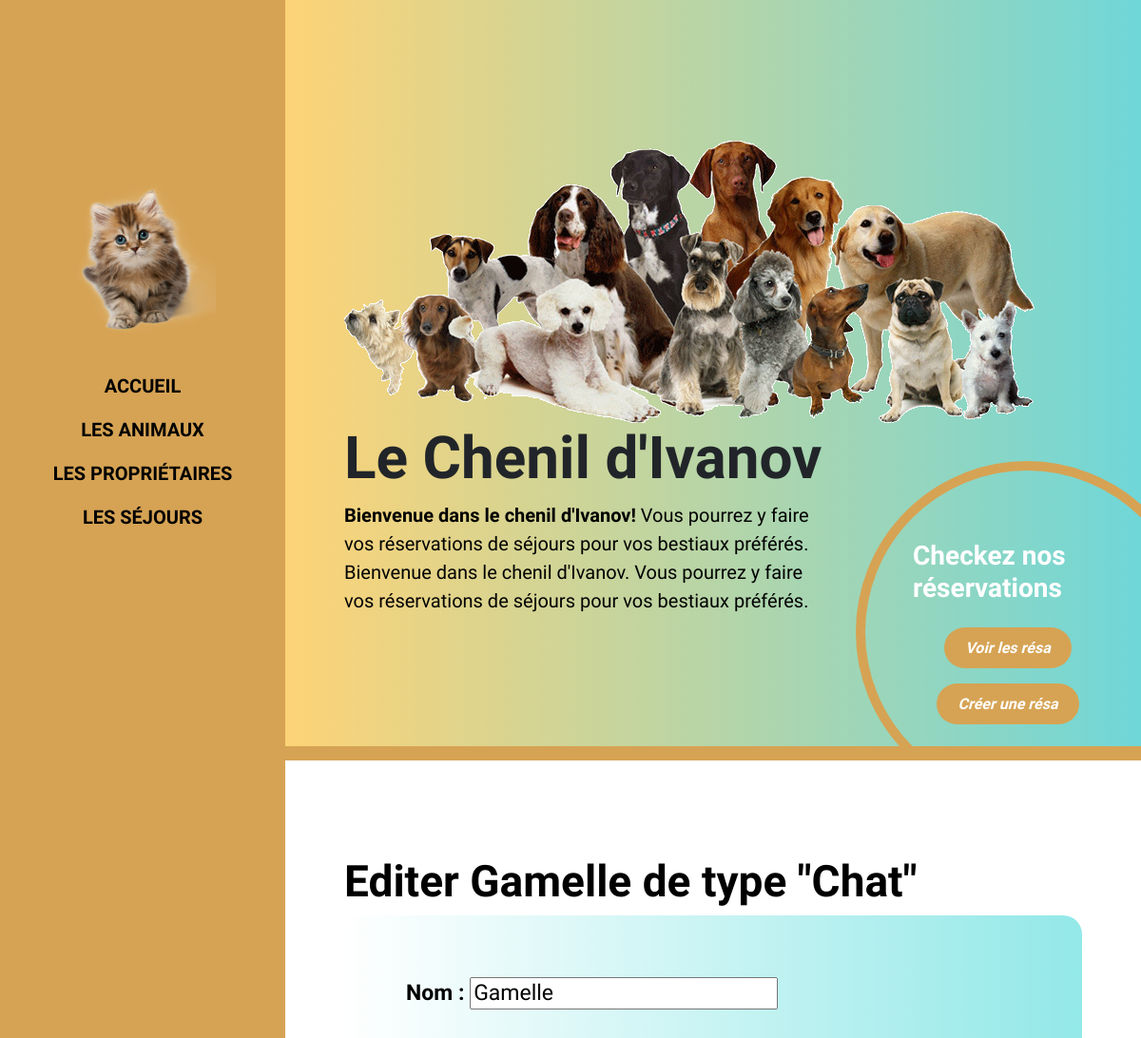
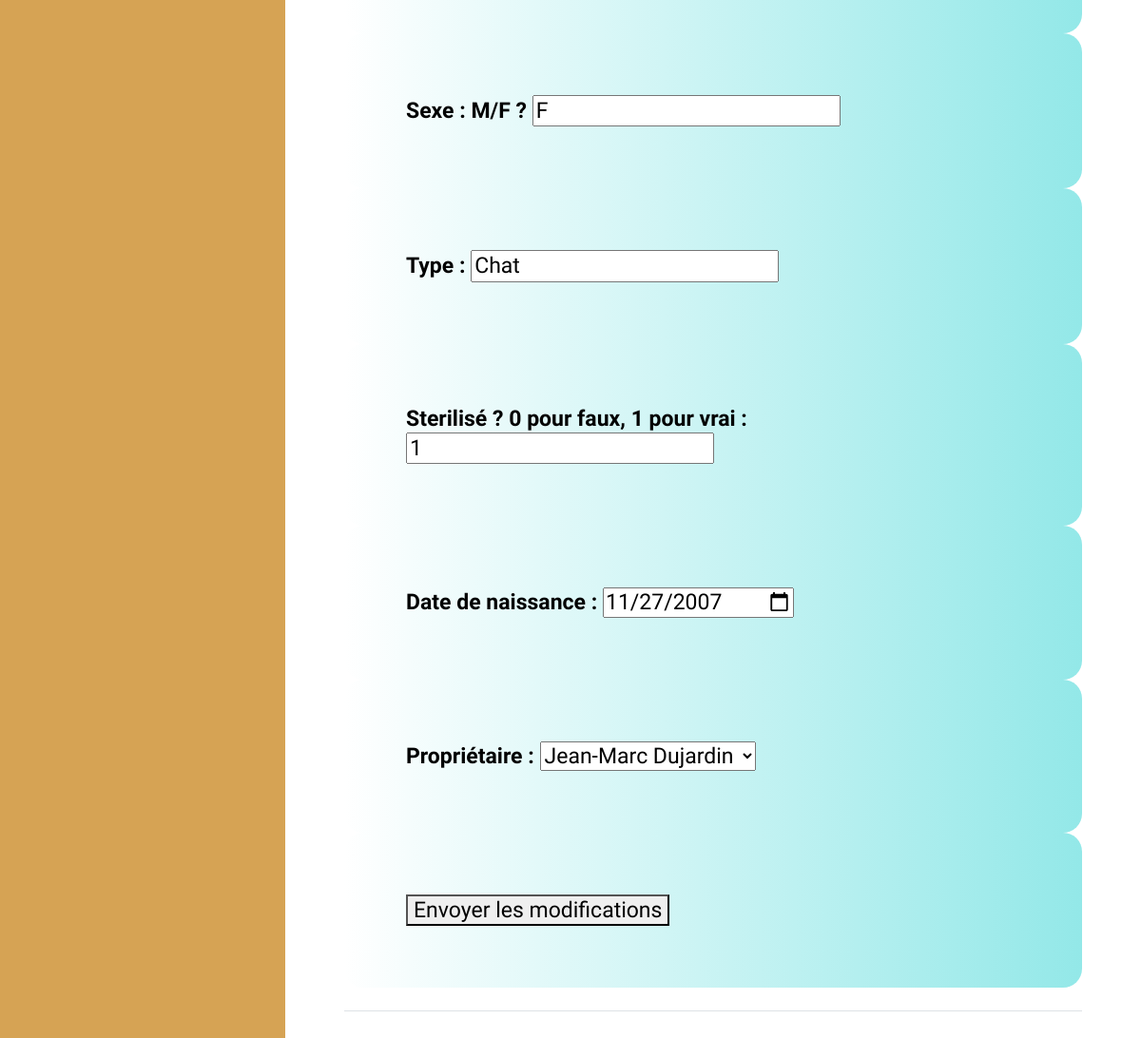
The page /animal/edit/2 on the database its author committed (2 pictures, top to bottom).
### tables this page shows
CREATE TABLE IF NOT EXISTS `animal` (
  `id` int(16) NOT NULL AUTO_INCREMENT,
  `nom` varchar(40) NOT NULL,
  `sexe` char(1) NOT NULL,
  `type` varchar(40) NOT NULL,
  `sterilise` tinyint(1) NOT NULL,
  `date_naissance` date DEFAULT NULL,
  `id_proprietaire` int(16) DEFAULT NULL,
  PRIMARY KEY (`id`),
  KEY `FK_id_proprietaire` (`id_proprietaire`)
);

### controllers/AnimalController.php (called while the page is built, shortened)
<?php
class AnimalController extends Controller {
    public function edit ($id)  {
       $animal = Animal::find($id);
       include('../views/animal/form.php');
    }
}

### models/dao/DAO.php (called while the page is built, shortened)
<?php
abstract class DAO implements DAOInterface {
    protected $db;
    protected $table;
    public function __construct ($table) {
        $this->table = $table;
        $this->db = new PDO('mysql:host=localhost;dbname=chenil', 'root', '');
        $this->db->setAttribute(PDO::ATTR_ERRMODE, PDO::ERRMODE_EXCEPTION);
    }
    public function fetch ($id) {
        $statement = $this->db->prepare("SELECT * FROM {$this->table} WHERE id=?");
        try {
            $statement->execute([$id]);
            $result = $statement->fetch(PDO::FETCH_ASSOC);
            if ($result) {
                return $this->create($result);
            }
            return false;
        } catch (PDOException $exception) {
            var_dump($exception);
            return false;
        }
    }
    public function fetch_all () {
        $statement = $this->db->prepare("SELECT * FROM {$this->table}");
        try {
            $statement->execute();
            $results = $statement->fetchAll(PDO::FETCH_ASSOC);
            if ($results) {
                $list = array();
                foreach($results as $result) {
                    array_push($list, $this->create($result));
                }
                return $list;
            }
            return false;
        } catch (PDOException $exception) {
            var_dump($exception);
        }
    }
}

### models/entities/Entity.php (called while the page is built, shortened)
<?php
abstract class Entity implements EntityInterface {
    public static function find ($id) {
        return (new static::$dao_name())->fetch($id);
    }
    public static function all () {
        return (new static::$dao_name())->fetch_all();
    }
}

### models/dao/AnimalDAO.php (called while the page is built, shortened)
<?php
class AnimalDAO extends DAO {
    public function create ($data) {
        if (!is_object($data)) {
            return new Animal(
                isset($data['id']) ? $data['id'] : 0,
                $data['nom'],
                $data['sexe'],
                $data['type'],
                $data['sterilise'],
                $data['date_naissance'],
                $data['id_proprietaire']
            );
        }
        return false;
    }
}

### models/entities/Animal.php (called while the page is built, shortened)
<?php
class Animal extends Entity {
    public function __construct ($id, $nom, $sexe, $type, $sterilise, $date_naissance, $id_proprietaire) {
        $this->id = $id;
        $this->nom = $nom;
        $this->sexe = $sexe;
        $this->type = $type;
        $this->sterilise = $sterilise;
        $this->date_naissance = $date_naissance;
    }
    public function __get ($prop) {
        if (property_exists($this, $prop)) {
            return $this->$prop;
        }
    }
}

### models/dao/ProprietaireDAO.php (called while the page is built, shortened)
<?php
class ProprietaireDAO extends DAO {
    public function create ($data) {
        if (!is_object($data)) {
            return new Proprietaire(
                isset($data['id']) ? $data['id'] : 0,
                $data['nom'],
                $data['prenom'],
                $data['date_naissance'],
                $data['email'],
                $data['telephone']
            );
        }
        return false;
    }
}

### models/entities/Proprietaire.php (called while the page is built, shortened)
<?php
class Proprietaire extends Entity {
    public function __construct ($id, $nom, $prenom, $date_naissance, $email, $telephone) {
        $this->id = $id;
        $this->nom = $nom;
        $this->prenom = $prenom;
    }
    public function __get ($prop) {
        if (property_exists($this, $prop)) {
            return $this->$prop;
        }
    }
}

### views/animal/form.php (the view, shortened to what this page needs)
<h2>Editer <?= $animal->nom ?> de type "<?= $animal->type ?>"<h2>
  <form action="/animal/update/<?= $animal->id ?>" method="post">
    <div>
      <label for="nom">Nom : </label>
      <input type="text" name="nom" id="nom" value="<?= $animal->nom ?>">
    </div>
    <div>
      <label for="sexe">Sexe : M/F ? </label>
      <input type=text maxlength="1" name="sexe" value="<?= $animal->sexe ?>">
    </div>
    <div>
      <label for="type">Type : </label>
      <input name="type" type="text" value="<?= $animal->type ?>">
    </div>
    <div>
      <label for="sterilise">Sterilisé ? 0 pour faux, 1 pour vrai : </label>
      <input name="sterilise" type="number" maxlenght="1" value="<?= $animal->sterilise ?>">
    </div>
    <div>
      <label for="date_naissance">Date de naissance : </label>
      <input name="date_naissance" type="date" value="<?= $animal->date_naissance ?>">
    </div>
    <div>
      <label for="id_proprietaire">Propriétaire : </label>
      <select name="id_proprietaire" id ="id_proprietaire">
        <?php foreach ($proprietaires=(Proprietaire::all()) as $proprietaire) { ?>
        <option value="<?= $proprietaire->id?>">
          <?=$proprietaire->prenom.' '.$proprietaire->nom?></option>
        <?php } ?>
      </select>
    </div>
    <div>
      <button class="edit-animal"  type="submit">Envoyer les modifications</button>
    </div>
</form>

### public/css/chenil.css (style rules this page uses)
:root { --white-color: #ffffff; --primary-color: #d6a354; --secondary-color: #c12828; --section-bg-color: #f0f8ff; --custom-btn-bg-color: #c12828; --custom-btn-bg-hover-color: #FDBB2D; --dark-color: #000000; --p-color: #717275; --border-color: #7fffd4; --link-hover-color: #B22727; --body-font-family: 'Unbounded', cursive; --h1-font-size: 74px; --h2-font-size: 46px; --h3-font-size: 32px; --h4-font-size: 28px; --h5-font-size: 24px; --h6-font-size: 22px; --p-font-size: 20px; --btn-font-size: 16px; --copyright-font-size: 14px; --border-radius-large: 100px; --border-radius-medium: 20px; --border-radius-small: 10px; --font-weight-thin: 200; --font-weight-light: 300; --font-weight-normal: 400; --font-weight-bold: 700; }
body { background-color: var(--white-color); font-family: var(--body-font-family); }
h2, h3, h4, h5, h6 { color: var(--dark-color); }
h1, h2, h3, h4, h5, h6 { font-weight: var(--font-weight-bold); }
h2 { font-size: var(--h2-font-size); }
a, button { touch-action: manipulation; transition: all 0.3s; }
form > div, .one-view { font-size: 0.5em; background: linear-gradient(to left, #93E8E8, white); border-radius: var(--border-radius-medium); padding: 65px; }

### rows shown on the page
animal: nom "Gamelle", type "Chat", sexe "F", sterilise "1", date_naissance "11/27/2007"

### other values the page prints
form field id_proprietaire "Jean-Marc Dujardin"
